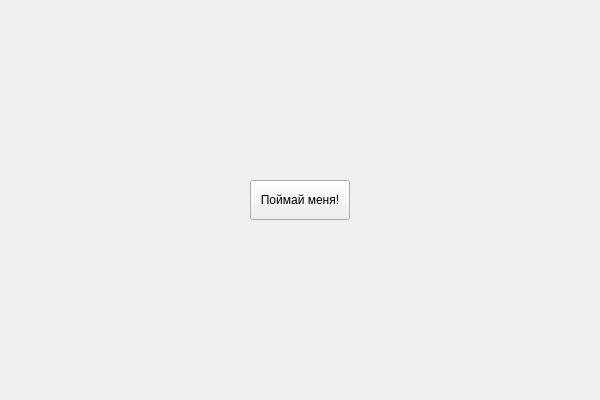
<?xml version="1.0" encoding="UTF-8"?>
<ui version="4.0">
 <class>EscapingButtonWidget</class>
 <widget class="QWidget" name="EscapingButtonWidget">
  <property name="geometry">
   <rect>
    <x>0</x>
    <y>0</y>
    <width>600</width>
    <height>400</height>
   </rect>
  </property>
  <property name="windowTitle">
   <string>Убегающая кнопка</string>
  </property>
  <widget class="QPushButton" name="escapeButton">
   <property name="geometry">
    <rect>
     <x>250</x>
     <y>180</y>
     <width>100</width>
     <height>40</height>
    </rect>
   </property>
   <property name="text">
    <string>Поймай меня!</string>
   </property>
  </widget>
 </widget>
 <resources/>
 <connections/>
</ui>
